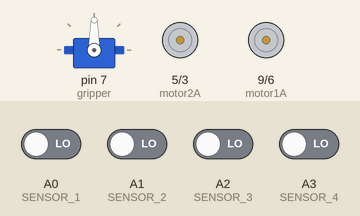
Recording of a sketch running on a simulated Arduino Uno, built with avr-gcc and run on an emulated ATmega328P. Shown: servo, motor-driver pin pairs drawn as motors (green arrow = first pin HIGH = forward, orange = second pin HIGH = backward, longer = more drive). Inputs (shaded band) come from the test bench; at power-on: A0 (SENSOR_1), A1 (SENSOR_2), A2 (SENSOR_3), A3 (SENSOR_4) LOW.

Above: at 1.2 s.
1.3 s: A0 (SENSOR_1) driven HIGH
At 2.5 s:
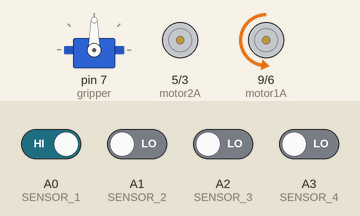
2.8 s: A0 (SENSOR_1) driven LOW and A2 (SENSOR_3) driven HIGH
At 3.7 s:
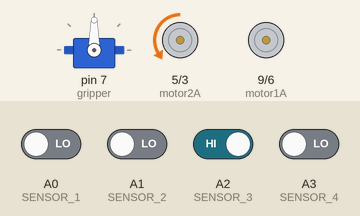
4.3 s: A1 (SENSOR_2) driven HIGH
At 4.9 s:
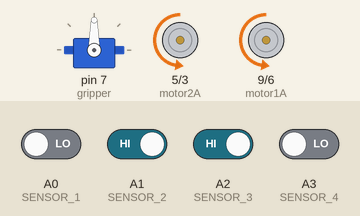
5.8 s: A2 (SENSOR_3) driven LOW
At 7.0 s:
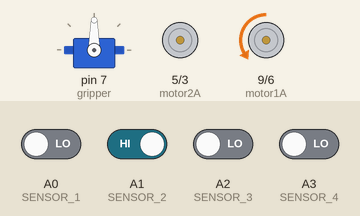
7.3 s: A2 (SENSOR_3) driven HIGH
At 8.4 s:
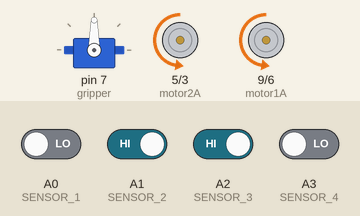
8.8 s: A1 (SENSOR_2) driven LOW
At 9.5 s:
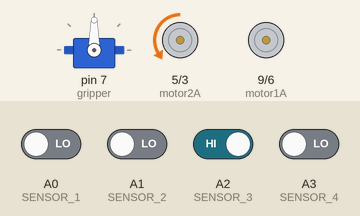
Timing chart, 0 to 11.3 s (numbered marks = the images above; inputs shaded):
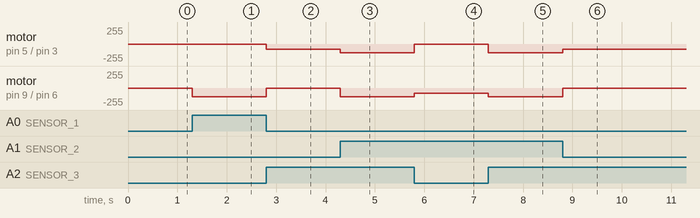

Measured:
- after the input at 1.3 s, motor on pin 9 (motor1A) / pin 6 (motor1B): stopped → backward 128/255 at once
- after the input at 2.8 s, motor on pin 5 (motor2A) / pin 3 (motor2B): stopped → backward 75/255 at once; motor on pin 9 (motor1A) / pin 6 (motor1B): backward 128/255 → stopped at once
- after the input at 4.3 s, motor on pin 5 (motor2A) / pin 3 (motor2B): backward 75/255 → backward 128/255 at once; motor on pin 9 (motor1A) / pin 6 (motor1B): stopped → backward 128/255 at once
- after the input at 5.8 s, motor on pin 5 (motor2A) / pin 3 (motor2B): backward 128/255 → stopped at once; motor on pin 9 (motor1A) / pin 6 (motor1B): backward 128/255 → backward 75/255 at once
- after the input at 7.3 s, motor on pin 5 (motor2A) / pin 3 (motor2B): stopped → backward 128/255 at once; motor on pin 9 (motor1A) / pin 6 (motor1B): backward 75/255 → backward 128/255 at once
- after the input at 8.8 s, motor on pin 5 (motor2A) / pin 3 (motor2B): backward 128/255 → backward 75/255 at once; motor on pin 9 (motor1A) / pin 6 (motor1B): backward 128/255 → stopped at once

The sketch:

Line_Follow_NoLCD.ino
```cpp
/*******************************************************************************
 * Project  : Robot Car Line Follow No LCD Display                             *
 * Compiler : Arduino 1.5.5-r2                                                 *
 * Board    : Arduino UNO                                                      *
 * Module   : Line Tracking Sensor                                             *
 *          : Motor Drive Module (L9110S)                                      *
 * Author   : Bavensky :3                                                      *
 * E-Mail   : Aphirak_Sang-ngenchai@hotmail.com                                *
 * Date     : 06/04/2015 [dd/mm/yyyy]                                          *
 *          : ลายเส้นสีดำ ขนาด 3 เซนติเมตร
 *******************************************************************************/

// เรียกใช้งานไลบรารี่สำหรับใช้งานเซอร์โว
#include <Servo.h>

/*****************************  Motor Diagram  *********************************
              ________
            /          \
Motor1      |          |      Motor2
      ||||| |          | |||||
      ||||| |          | |||||
      ||||| |          | |||||
            |          |
            |__________|

/***************************  Pin connect Motor  ********************************/
#define motor1A  9  // เชื่อมต่อขา digital 9 (PWM) ของบอร์ด arduino
#define motor1B  6  // เชื่อมต่อขา digital 6 (PWM) ของบอร์ด arduino
#define motor2A  5  // เชื่อมต่อขา digital 5 (PWM) ของบอร์ด arduino
#define motor2B  3  // เชื่อมต่อขา digital 3 (PWM) ของบอร์ด arduino

/*********************  Pin connect Line Tracking Sensor  **********************/
#define SENSOR_1  A0
#define SENSOR_2  A1
#define SENSOR_3  A2
#define SENSOR_4  A3

//  ประกาศตัวแปรสำหรับเก็บค่าจากปุ่มกดบน Shield
#define SWITCH    A5

//  ประกาศตัวแปรสำหรับเก็บค่าจากเซ็นเซอร์
int sensorValue1 = 0;
int sensorValue2 = 0;
int sensorValue3 = 0;
int sensorValue4 = 0;

//  ประกาศตัวแปรสำหรับเก็บค่าจากปุ่มกด
int switch_all = 0;
char key;

//  สร้างตัวแปรสำหรับใช้งานเซอร์โว
Servo gripper;

void setup() {

  gripper.attach(7);           // กำหนดเซอร์โวให้ใช้งานที่ขา 7

  pinMode(SENSOR_1, INPUT);    // กำหนดใหตัวแปร SENSOR_1 ให้เป็น อินพุต
  pinMode(SENSOR_2, INPUT);    // กำหนดใหตัวแปร SENSOR_2 ให้เป็น อินพุต
  pinMode(SENSOR_3, INPUT);    // กำหนดใหตัวแปร SENSOR_3 ให้เป็น อินพุต
  pinMode(SENSOR_4, INPUT);    // กำหนดใหตัวแปร SENSOR_4 ให้เป็น อินพุต

  pinMode(motor1A, OUTPUT);    // กำหนดใหตัวแปร motor1A ให้เป็น เอาต์พุต
  pinMode(motor1B, OUTPUT);    // กำหนดใหตัวแปร motor1B ให้เป็น เอาต์พุต
  pinMode(motor2A, OUTPUT);    // กำหนดใหตัวแปร motor2A ให้เป็น เอาต์พุต
  pinMode(motor2B, OUTPUT);    // กำหนดใหตัวแปร motor2B ให้เป็น เอาต์พุต
}

void loop() {
/************  Drive Motor  ****************************
Motor Right
  motor1A  =  1  Go Reverse
  motor1B  =  1  Go Forward
Motor Left
  motor2A  =  1  Go Reverse
  motor2B  =  1  Go Forward
********************************************************/

  // อ่านค่าจากเซนเซอร์
  read_sensor();

  // เมื่อเซ็นเซอร์ 2 และ 3 เจอเส้น หุ่นยนต์จะเดินหน้า
  if(sensorValue1 == 0 && sensorValue2 == 1 && sensorValue3 == 1 && sensorValue4 == 0) forword(128);
  // เมื่อเซ็นเซอร์ 4 เจอเส้น หุ่นยนต์จะเลี้ยวขวามาก
  if(sensorValue1 == 0 && sensorValue2 == 0 && sensorValue3 == 0 && sensorValue4 == 1) turnright(128);
  // เมื่อเซ็นเซอร์ 3 เจอเส้น หุ่นยนต์จะเลี้ยวขวาเล็กน้อย
  if(sensorValue1 == 0 && sensorValue2 == 0 && sensorValue3 == 1 && sensorValue4 == 0) turnright(75);
  // เมื่อเซ็นเซอร์ 1 เจอเส้น หุ่นยนต์จะเลี้ยวซ้ายมาก
  if(sensorValue1 == 1 && sensorValue2 == 0 && sensorValue3 == 0 && sensorValue4 == 0) turnleft(128);
  // เมื่อเซ็นเซอร์ 2 เจอเส้น หุ่นยนต์จะเลี้ยวซ้ายเล็กน้อย
  if(sensorValue1 == 0 && sensorValue2 == 1 && sensorValue3 == 0 && sensorValue4 == 0) turnleft(75);
  // เมื่อเซนเซอร์ทั้ง 4 ตัวไม่เจอเส้นหรือเจอเส้นพร้อมกันทั้งหมด หุ่นยนต์จะหยุดอยู่กับที่
  if(sensorValue1 == 0 && sensorValue2 == 0 && sensorValue3 == 0 && sensorValue4 == 0) stopmotor();
  if(sensorValue1 == 1 && sensorValue2 == 1 && sensorValue3 == 1 && sensorValue4 == 1) stopmotor();
}

/***************************  Sensor Function ***************************/
void read_sensor()  {
  sensorValue1 = digitalRead(SENSOR_1);  // อ่านค่าดิจิตอลจากตัวแปร SENSOR_1 และเก็บค่าไว้ในตัวแปร sensorValue1
  sensorValue2 = digitalRead(SENSOR_2);  // อ่านค่าดิจิตอลจากตัวแปร SENSOR_2 และเก็บค่าไว้ในตัวแปร sensorValue2
  sensorValue3 = digitalRead(SENSOR_3);  // อ่านค่าดิจิตอลจากตัวแปร SENSOR_3 และเก็บค่าไว้ในตัวแปร sensorValue3
  sensorValue4 = digitalRead(SENSOR_4);  // อ่านค่าดิจิตอลจากตัวแปร SENSOR_4 และเก็บค่าไว้ในตัวแปร sensorValue4
}

/***************************  Switch Function ***************************/
void read_switch()  {
  switch_all  =  analogRead(SWITCH);  // อ่านค่าแอนะล็อกจากตัวแปร SWITCH และเก็บค่าไว้ในตัวแปร switch_all

  if(switch_all > 850)  {    // ถ้าค่า switch_all มากกว่า 850 ให้ตัวแปร key เก็บค่าอักขระ X
    delay(200);
    key = 'X';
  }
  if(switch_all > 720 && switch_all < 800)  {  // ถ้าค่า switch_all มากกว่า 720 และน้อยกว่า  800 ให้ตัวแปร key เก็บค่าอักขระ M
    delay(200);
    key = 'M';
  }
  if(switch_all > 450  &&  switch_all < 550)  {  // ถ้าค่า switch_all มากกว่า 450 และน้อยกว่า  550 ให้ตัวแปร key เก็บค่าอักขระ S
    delay(200);
    key = 'S';
  }
  if(switch_all > 300  &&  switch_all < 400)  {  // ถ้าค่า switch_all มากกว่า 300 และน้อยกว่า  400 ให้ตัวแปร key เก็บค่าอักขระ U
    delay(200);
    key = 'U';
  }
  if(switch_all < 200)  {     // ถ้าค่า switch_all น้อยกว่า 200 ให้ตัวแปร key เก็บค่าอักขระ D
    delay(200);
    key = 'D';
  }
}

/******************************  Motor Function ******************************/
void forword(int value)  {
  analogWrite(motor1A,  0);
  analogWrite(motor1B,  value);
  analogWrite(motor2A,  0);
  analogWrite(motor2B,  value);
}
void turnright(int value)  {
  analogWrite(motor1A,  0);
  analogWrite(motor1B,  0);
  analogWrite(motor2A,  0);
  analogWrite(motor2B,  value);
}
void turnleft(int value)  {
  analogWrite(motor1A,  0);
  analogWrite(motor1B,  value);
  analogWrite(motor2A,  0);
  analogWrite(motor2B,  0);
}
void stopmotor()  {
  analogWrite(motor1A,  0);
  analogWrite(motor1B,  0);
  analogWrite(motor2A,  0);
  analogWrite(motor2B,  0);
}
```
